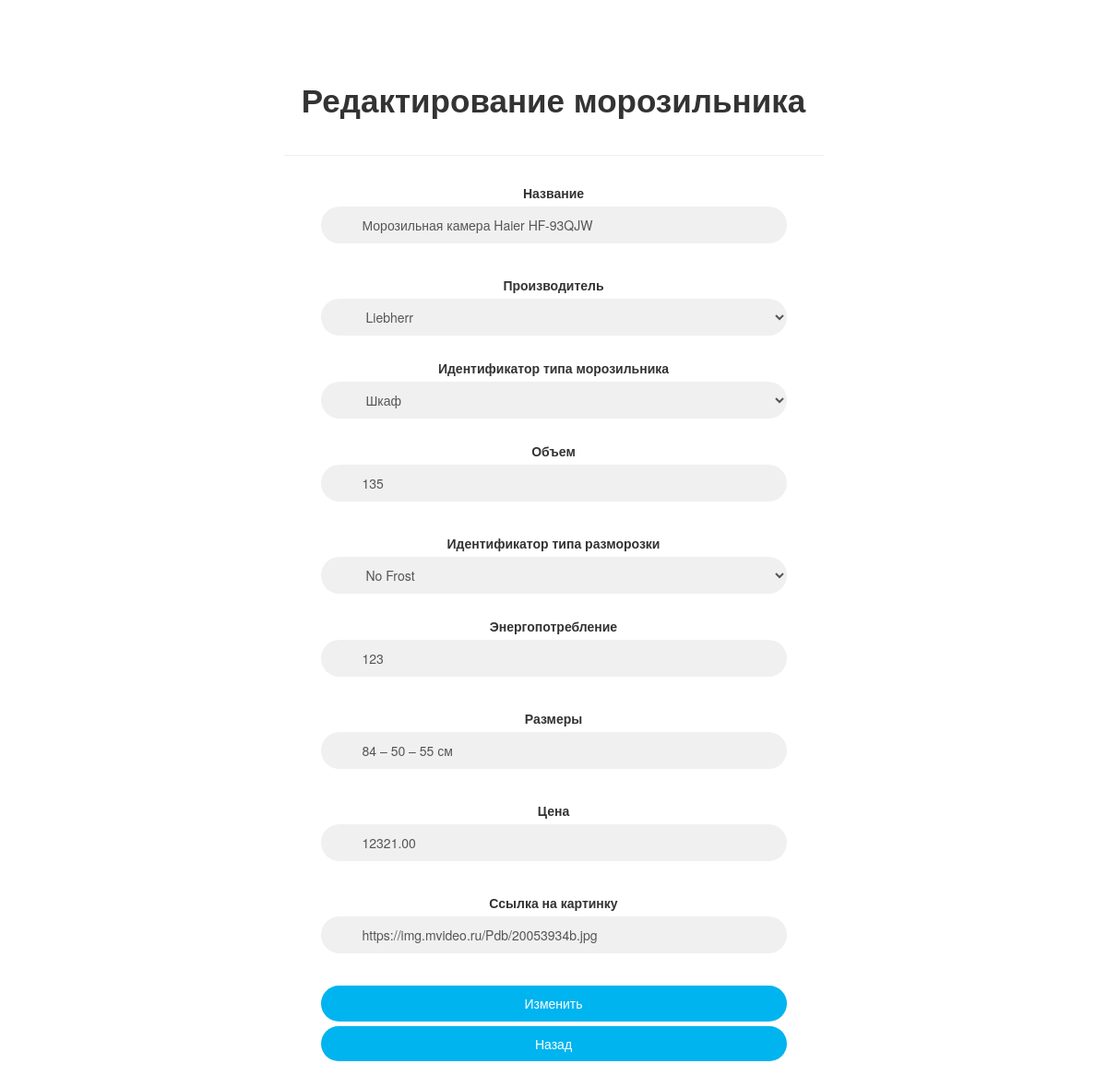
Screenshot of /update_moroz.php?id=1 (signed in) with the database file from the repository.
### tables this page shows
CREATE TABLE `MR_Base_Moroz` (
  `id` int(11) NOT NULL,
  `MR_Base_M_name` varchar(100) NOT NULL,
  `MR_Base_M_Brand` int(5) DEFAULT NULL,
  `MR_Base_M_Type` int(5) DEFAULT NULL,
  `MR_Base_M_Volume` varchar(30) DEFAULT NULL,
  `MR_Base_M_Defrosting` int(5) DEFAULT NULL,
  `MR_Base_M_Energy` varchar(25) DEFAULT NULL,
  `MR_Base_M_Size` varchar(25) DEFAULT NULL,
  `MR_Base_M_price` decimal(10,2) DEFAULT NULL,
  `image` text
);

### update_moroz.php (the view, shortened to what this page needs)
<?php
require_once "login_config.php";
$MR_Base_M_name = $MR_Base_M_Brand = $MR_Base_M_Type = $MR_Base_M_Volume = $MR_Base_M_Defrosting = $MR_Base_M_Energy = $MR_Base_M_Size = $MR_Base_M_price = $image = "";
$MR_Base_M_name_err = $MR_Base_M_Brand_err = $MR_Base_M_Type_err = $MR_Base_M_Volume_err = $MR_Base_M_Defrosting_err = $MR_Base_M_Energy_err = $MR_Base_M_Size_err = $MR_Base_M_price_err = $image_err =  "";
if(isset($_POST["id"]) && !empty($_POST["id"]))
{
    $id = $_POST["id"];
    $input_MR_Base_M_name = trim($_POST["MR_Base_M_name"]);
    if(empty($input_MR_Base_M_name))
    {
        $MR_Base_M_name_err = "Пожалуйста, введите наименование морозильника";
    }
    else
    {
        $MR_Base_M_name = $input_MR_Base_M_name;
    }
    $input_MR_Base_M_Brand = trim($_POST["MR_Base_M_Brand"]);
    if($input_MR_Base_M_Brand == "")
    {
        $MR_Base_M_Brand_err = "Пожалуйста, укажите бренд ";
    }
    else
    {
        $MR_Base_M_Brand = $input_MR_Base_M_Brand;
    }
    $input_MR_Base_M_Type = trim($_POST["MR_Base_M_Type"]);
    if($input_MR_Base_M_Type == "")
    {
        $MR_Base_M_Type_err = "Пожалуйста, укажите тип ";
    }
    else
    {
        $MR_Base_M_Type = $input_MR_Base_M_Type;
    }
    $input_MR_Base_M_Volume = trim($_POST["MR_Base_M_Volume"]);
    if(empty($input_MR_Base_M_Volume))
    {
        $MR_Base_M_Volume_err = "Пожалуйста, введите объем";
    }
    elseif(!filter_var($input_MR_Base_M_Volume, FILTER_VALIDATE_REGEXP, array("options"=>array("regexp"=>"/^[0-9]+\.?[0-9]*$/"))))
    {
        $MR_Base_M_Volume_err = "Введите корректные данные";
    }
    else
    {
        $MR_Base_M_Volume = $input_MR_Base_M_Volume;
    }
    $input_MR_Base_M_Defrosting = trim($_POST["MR_Base_M_Defrosting"]);
    if($input_MR_Base_M_Defrosting == "")
    {
        $MR_Base_M_Defrosting_err = "Пожалуйста, введите тип разморозки";
    }
    else
    {
        $MR_Base_M_Defrosting = $input_MR_Base_M_Defrosting;
    }
    $input_MR_Base_M_Energy = trim($_POST["MR_Base_M_Energy"]);
    if(empty($input_MR_Base_M_Energy))
    {
        $MR_Base_M_Energy_err = "Пожалуйста, введите энергопотребление";
    }
    elseif(!filter_var($input_MR_Base_M_Energy, FILTER_VALIDATE_REGEXP, array("options"=>array("regexp"=>"/^[0-9]+$/"))))
    {
        $MR_Base_M_Energy_err = "Введите корректные данные";
    }
    else
    {
        $MR_Base_M_Energy = $input_MR_Base_M_Energy;
    }
    $input_MR_Base_M_Size = trim($_POST["MR_Base_M_Size"]);
    if(empty($input_MR_Base_M_Size))
    {
        $MR_Base_M_Size_err = "Пожалуйста, введите размеры";
    }
    else
    {
        $MR_Base_M_Size = $input_MR_Base_M_Size;
    }
    $input_MR_Base_M_price = trim($_POST["MR_Base_M_price"]);
    if(empty($input_MR_Base_M_price))
    {
        $MR_Base_M_price_err = "Пожалуйста, введите цену";
    }
    elseif(!filter_var($input_MR_Base_M_price, FILTER_VALIDATE_REGEXP, array("options"=>array("regexp"=>"/^[0-9]+\.?[0-9]*$/"))))
    {
        $MR_Base_M_price_err = "Введите корректные данные";
    }
    else
    {
        $MR_Base_M_price = $input_MR_Base_M_price;
    }
    $input_image = trim($_POST["image"]);
    if(empty($input_image))
    {
        $image_err = "Пожалуйста, введите ссылку на изображение";
    }
    else
    {
        $image = $input_image;
    }
    if(empty($MR_Base_M_name_err) && empty($MR_Base_M_Brand_err) && empty($MR_Base_M_Type_err) && empty($MR_Base_M_Volume_err) && empty($MR_Base_M_Defrosting_err) && empty($MR_Base_M_Energy_err) && empty($MR_Base_M_Size_err) && empty($MR_Base_M_price_err) && empty($image_err))
    {
        $sql = "UPDATE MR_Base_Moroz SET  MR_Base_M_name=?, MR_Base_M_Brand=?, MR_Base_M_Type=?, MR_Base_M_Volume=?, MR_Base_M_Defrosting=?, MR_Base_M_Energy=?, MR_Base_M_Size=?, MR_Base_M_price=?, image=? WHERE id=?";
        if($stmt = mysqli_prepare($link, $sql))
        {
            $param_MR_Base_M_name = $MR_Base_M_name;
            $param_MR_Base_M_Brand = $MR_Base_M_Brand;
            $param_MR_Base_M_Type = $MR_Base_M_Type;
            $param_MR_Base_M_Volume = $MR_Base_M_Volume;
            $param_MR_Base_M_Defrosting = $MR_Base_M_Defrosting;
            $param_MR_Base_M_Energy = $MR_Base_M_Energy;
            $param_MR_Base_M_Size= $MR_Base_M_Size;
            $param_MR_Base_M_price= $MR_Base_M_price;
            $param_image = $image;
            mysqli_stmt_bind_param($stmt, "ssssssssss",
             $param_MR_Base_M_name,
             $param_MR_Base_M_Brand,
             $param_MR_Base_M_Type,
             $param_MR_Base_M_Volume,
             $param_MR_Base_M_Defrosting,
             $param_MR_Base_M_Energy,
             $param_MR_Base_M_Size,
             $param_MR_Base_M_price,
             $image,
             $id
             );
            $result = mysqli_stmt_execute($stmt);
            if($result)
            {
                header("location: /881_20/Gallary_Moroz.php");
                exit();
            }
            else
            {
                echo "Что-то пошло не так. Повторите попытку позже.";
            }
        }
    }
}
else
{
    if(isset($_GET["id"]) && !empty(trim($_GET["id"]))){
        $sql = "SELECT * FROM MR_Base_Moroz WHERE id=?";
        if($stmt = mysqli_prepare($link, $sql))
        {
            mysqli_stmt_bind_param($stmt, "i", $param_id);
            if(mysqli_stmt_execute($stmt))
            {
                $result = mysqli_stmt_get_result($stmt);
                if(mysqli_num_rows($result) == 1)
                {
                    $row = mysqli_fetch_array($result, MYSQLI_ASSOC);
                    $MR_Base_M_name = $row["MR_Base_M_name"];
                    $MR_Base_M_Volume = $row["MR_Base_M_Volume"];
                    $MR_Base_M_Energy = $row["MR_Base_M_Energy"];
                    $MR_Base_M_Size = $row["MR_Base_M_Size"];
                    $MR_Base_M_price = $row["MR_Base_M_price"];
                    $image = $row["image"];
                }
                else
                {
                    header("location: CRUD_error.php");
                    exit();
                }
            }
            else
            {
                echo "Что-то пошло не так. Повторите попытку позже.";
            }
        }
    }
    else
    {
        echo "Ошибка доступа";
        exit();
    }
}
?>
<!DOCTYPE html>
<html lang="en">
<head>
    <link rel="stylesheet" href="https://maxcdn.bootstrapcdn.com/bootstrap/3.3.7/css/bootstrap.css">
    <link rel='stylesheet' href='CSS_FOR_CREATE_AND_UPDATE.css'/>
</head>
<body>
    <div class="container_tovar">
        <div class="row">
            <div class="col-md-offset-3 col-md-6">
                <form class="form-horizontal" action="<?php echo htmlspecialchars($_SERVER["PHP_SELF"]); ?>" method="post">
                <span class="heading">Редактирование морозильника</span>
                        <div class="form-group <?php echo (!empty($MR_Base_M_name_err)) ? 'has-error' : ''; ?>">
                            <label>Название</label>
                            <input type="text" name="MR_Base_M_name" class="form-control" value="<?php echo $MR_Base_M_name; ?>">
                        </div>
                        <div class="form-group <?php echo (!empty($MR_Base_M_Brand_err)) ? 'has-error' : ''; ?>">
                            <label>Производитель</label>
                            <select class="form-control" name="MR_Base_M_Brand">;
                            <?php
                            $result_spisok = mysqli_query($link,"SELECT * FROM MR_Base_Brand");
                            while($row_spisok = mysqli_fetch_array($result_spisok)){
                            echo '<option value="'.$row_spisok['MR_Base_Brand_id'].'">'.$row_spisok['MR_Base_Brand_name'].'</option>';
                            }
                            ?>
                            </select>
                        </div>
                        <div class="form-group <?php echo (!empty($MR_Base_M_Type_err)) ? 'has-error' : ''; ?>">
                            <label>Идентификатор типа морозильника</label>
                            <select class="form-control" name="MR_Base_M_Type">;
                            <?php
                            $result_type = mysqli_query($link,"SELECT * FROM MR_Base_Type");
                            while($row_type = mysqli_fetch_array($result_type)){
                            echo '<option value="'.$row_type['MR_Base_Type_id'].'">'.$row_type['MR_Base_Type_name'].'</option>';
                            }
                            ?>
                            </select>
                        </div>
                        <div class="form-group <?php echo (!empty($MR_Base_M_Volume_err)) ? 'has-error' : ''; ?>">
                            <label>Объем</label>
                            <input type="text" name="MR_Base_M_Volume" class="form-control" value="<?php echo $MR_Base_M_Volume; ?>"></input>
                        </div>
                        <div class="form-group <?php echo (!empty($MR_Base_M_Defrosting_err)) ? 'has-error' : ''; ?>">
                            <label>Идентификатор типа разморозки</label>
                            <select class="form-control" name="MR_Base_M_Defrosting">;
                            <?php
                            $result_defrosting = mysqli_query($link,"SELECT * FROM MR_Base_Defrosting");
                            while($row_defrosting = mysqli_fetch_array($result_defrosting)){
                            echo '<option value="'.$row_defrosting['MR_Base_Defrosting_id'].'">' . $row_defrosting['MR_Base_Defrosting_name']. '</option>';
                            }
                            ?>
                            </select>
                        </div>
                        <div class="form-group <?php echo (!empty($MR_Base_M_Energy_err)) ? 'has-error' : ''; ?>">
                            <label>Энергопотребление</label>
                            <input type="text" name="MR_Base_M_Energy" class="form-control" value="<?php echo $MR_Base_M_Energy; ?>">
                        </div>
                        <div class="form-group <?php echo (!empty($MR_Base_M_Size_err)) ? 'has-error' : ''; ?>">
                            <label>Размеры</label>
                            <input type="text" name="MR_Base_M_Size" class="form-control" value="<?php echo $MR_Base_M_Size; ?>">
                        </div>
                        <div class="form-group <?php echo (!empty($MR_Base_M_price_err)) ? 'has-error' : ''; ?>">
                            <label>Цена</label>
                            <input type="text" name="MR_Base_M_price" class="form-control" value="<?php echo $MR_Base_M_price; ?>">
                        </div>
                        <div class="form-group <?php echo (!empty($image_err)) ? 'has-error' : ''; ?>">
                            <label>Ссылка на картинку</label>
                            <input type="text" name="image" class="form-control" value="<?php echo $image; ?>">
                        </div>
                        <div class="form-group">
                         <input type="submit" class="btn btn-default btn-lg btn-block" value="Изменить">
                         <input type="button" class="btn btn-default btn-lg btn-block"  value="Назад" onclick="window.location.href = 'Gallary_Moroz.php';">
                        </div>
                </form>
            </div>
        </div>
    </div>
</body>
</html>

### CSS_FOR_CREATE_AND_UPDATE.css (style rules this page uses)
.container_tovar { padding-top:4%; }
.form-horizontal { max-width: 800px; text-align: center; }
.form-horizontal { background: #fff; padding-bottom: 40px; border-radius: 15px; text-align: center; max-width: 400px; }
.form-horizontal .heading { display: block; font-size: 35px; font-weight: 700; padding: 35px 0; border-bottom: 1px solid #f0f0f0; margin-bottom: 30px; }
.form-horizontal .form-group { padding: 0 40px; margin: 0 0 25px 0; position: relative; }
.form-horizontal .form-control { background: #f0f0f0; border: none; border-radius: 20px; box-shadow: none; padding: 0 20px 0 45px; height: 40px; transition: all 0.3s ease 0s; }
.form-horizontal .btn { float: right; font-size: 14px; color: #fff; background: #00b4ef; border-radius: 30px; padding: 10px 25px; border: none; text-transform: capitalize; transition: all 0.5s ease 0s; }

### update_moroz.php (style rules this page uses)
body { -webkit-background-size: cover; -moz-background-size: cover; -o-background-size: cover; background-size: cover; }
.form-horizontal { max-width: 800px; text-align: center; }

### rows the page displays
mr_base_moroz: MR_Base_M_name "Морозильная камера Haier HF-93QJW", MR_Base_M_Volume "135", MR_Base_M_Energy "123", MR_Base_M_Size "84 – 50 – 55 см", MR_Base_M_price "12321.00", image "https://img.mvideo.ru/Pdb/20053934b.jpg"

### other values shown
form field MR_Base_M_Brand "Liebherr"
form field MR_Base_M_Type "Шкаф"
form field MR_Base_M_Defrosting "No Frost"
